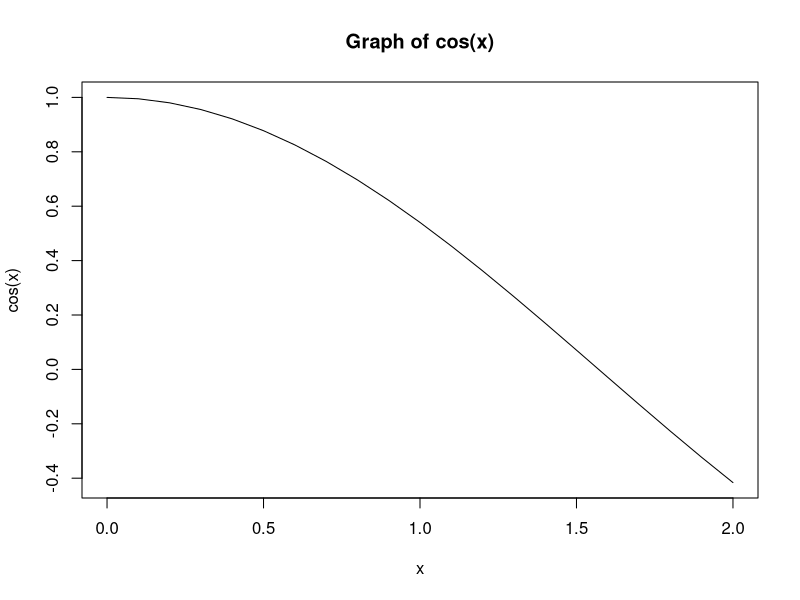

This chart was generated by the following R code:
x <- seq(0, 2, by = 0.1)

y <- cos(x)

plot(x, y,
     type = "l",
     main = "Graph of cos(x)",
     xlab = "x",
     ylab = "cos(x)")
